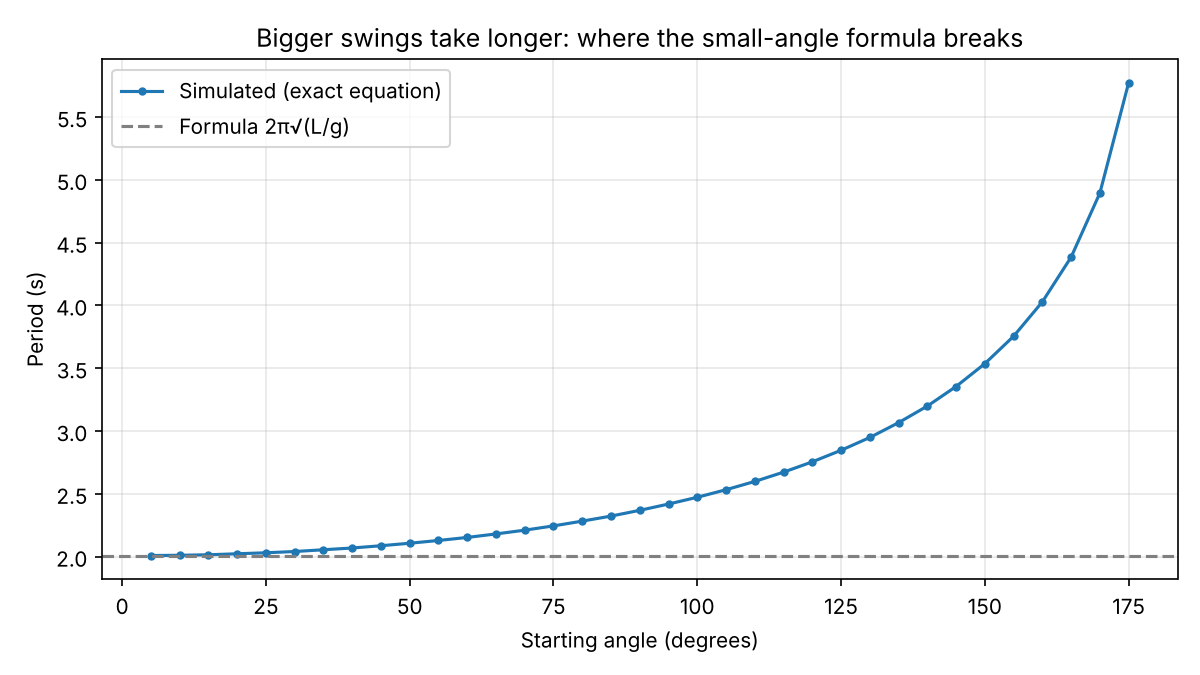

Python code for this plot:
"""
The pendulum: when does the textbook formula stop working?

The formula taught in school, T = 2*pi*sqrt(L/g), assumes small swings.
This program simulates a real pendulum at different starting angles and
measures its period, so you can see how far the formula is off for big swings.

Physics used:
  Angular acceleration = -(g / L) * sin(theta)   (the exact equation)
  The formula uses sin(theta) ≈ theta, which is only true for small angles.
"""
import math
import matplotlib.pyplot as plt

G = 9.81      # m/s^2
L = 1.0       # pendulum length in metres
DT = 0.0005   # time step, s


def formula_period(length):
    return 2 * math.pi * math.sqrt(length / G)


def simulated_period(start_angle_deg, length=L):
    """Release the pendulum from rest and time one full swing.
    A quarter swing ends when it first passes the bottom (theta = 0)."""
    theta = math.radians(start_angle_deg)
    omega = 0.0          # angular speed
    t = 0.0
    while theta > 0:
        alpha = -(G / length) * math.sin(theta)
        omega += alpha * DT          # semi-implicit Euler: update speed first,
        theta += omega * DT          # then position (keeps the swing stable)
        t += DT
    return 4 * t                     # four quarter swings make one period


if __name__ == "__main__":
    t_formula = formula_period(L)
    print(f"Pendulum length {L} m. Formula period: {t_formula:.3f} s\n")
    print("Start angle | Simulated period | Formula error")

    angles = list(range(5, 176, 5))
    periods = []
    for a in angles:
        p = simulated_period(a)
        periods.append(p)
        if a in (5, 15, 30, 45, 60, 90, 120, 150, 170):
            error = (p - t_formula) / p * 100
            print(f"{a:>8}°   | {p:>12.3f} s   | {error:>8.1f} %")

    plt.figure(figsize=(8, 4.5))
    plt.plot(angles, periods, "o-", markersize=3, label="Simulated (exact equation)")
    plt.axhline(t_formula, color="gray", linestyle="--", label="Formula 2π√(L/g)")
    plt.xlabel("Starting angle (degrees)")
    plt.ylabel("Period (s)")
    plt.title("Bigger swings take longer: where the small-angle formula breaks")
    plt.legend()
    plt.grid(alpha=0.3)
    plt.tight_layout()
    plt.savefig("pendulum.png", dpi=150)
    print("\nSaved the chart as pendulum.png")
    plt.show()
